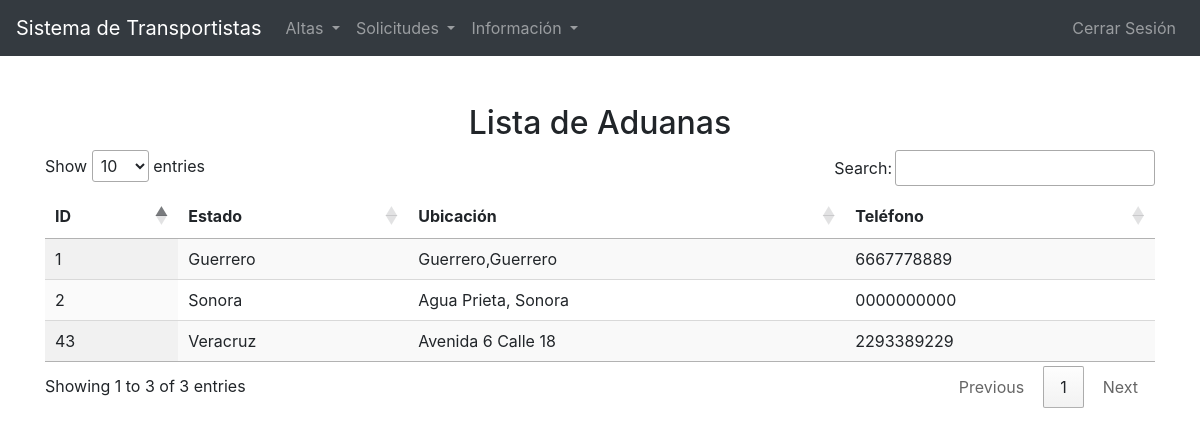
The page /Transportes/verAduana.php (signed in) on the database its author committed.
### tables this page shows
CREATE TABLE `aduana` (
  `ID_Ad` int(11) NOT NULL,
  `Estado_Ad` varchar(100) NOT NULL,
  `Ubicacion_Ad` varchar(200) NOT NULL,
  `Telefono_Ad` char(10) NOT NULL
);

### Transportes/verAduana.php (the view, shortened to what this page needs)
<?php
include('bd.php');
$sql = "SELECT * FROM Aduana";
$result = $conn->query($sql);
$aduanas = [];
if ($result->num_rows > 0) {
    while($row = $result->fetch_assoc()) {
        $aduanas[] = $row;
    }
}
?>
<!DOCTYPE html>
<html lang="es">
<head>
    <link href="https://stackpath.bootstrapcdn.com/bootstrap/4.5.2/css/bootstrap.min.css" rel="stylesheet">
    <link rel="stylesheet" href="https://cdn.datatables.net/1.10.21/css/jquery.dataTables.min.css">
</head>
<body>
<nav class="navbar navbar-expand-lg navbar-dark bg-dark">
    <a class="navbar-brand" href="welcome.php">Sistema de Transportistas</a>
    <div class="collapse navbar-collapse" id="navbarNavDropdown">
        <ul class="navbar-nav mr-auto">
            <li class="nav-item dropdown">
                <a class="nav-link dropdown-toggle" href="#" id="altasDropdown" role="button" data-toggle="dropdown" aria-haspopup="true" aria-expanded="false">
                    Altas
                </a>
            </li>
            <li class="nav-item dropdown">
                <a class="nav-link dropdown-toggle" href="#" id="solicitudesDropdown" role="button" data-toggle="dropdown" aria-haspopup="true" aria-expanded="false">
                    Solicitudes
                </a>
            </li>
            <li class="nav-item dropdown">
                <a class="nav-link dropdown-toggle" href="#" id="informacionDropdown" role="button" data-toggle="dropdown" aria-haspopup="true" aria-expanded="false">
                    Información
                </a>
            </li>
        </ul>
        <ul class="navbar-nav ml-auto">
            <li class="nav-item">
                <a class="nav-link" href="logout.php">Cerrar Sesión</a>
            </li>
        </ul>
    </div>
</nav>
    <div class="container mt-5">
        <h2 class="text-center">Lista de Aduanas</h2>
        <table id="aduanasTable" class="display" style="width:100%">
            <thead>
                <tr>
                    <th>ID</th>
                    <th>Estado</th>
                    <th>Ubicación</th>
                    <th>Teléfono</th>
                </tr>
            </thead>
            <tbody>
                <?php foreach ($aduanas as $aduana): ?>
                    <tr>
                        <td><?php echo $aduana['ID_Ad']; ?></td>
                        <td><?php echo $aduana['Estado_Ad']; ?></td>
                        <td><?php echo $aduana['Ubicacion_Ad']; ?></td>
                        <td><?php echo $aduana['Telefono_Ad']; ?></td>
                    </tr>
                <?php endforeach; ?>
            </tbody>
        </table>
    </div>
</body>
</html>

### rows shown on the page
aduana: ID_Ad "1", Estado_Ad "Guerrero", Ubicacion_Ad "Guerrero,Guerrero", Telefono_Ad "6667778889"
aduana: ID_Ad "2", Estado_Ad "Sonora", Ubicacion_Ad "Agua Prieta, Sonora", Telefono_Ad "0000000000"
aduana: ID_Ad "43", Estado_Ad "Veracruz", Ubicacion_Ad "Avenida 6 Calle 18", Telefono_Ad "2293389229"
